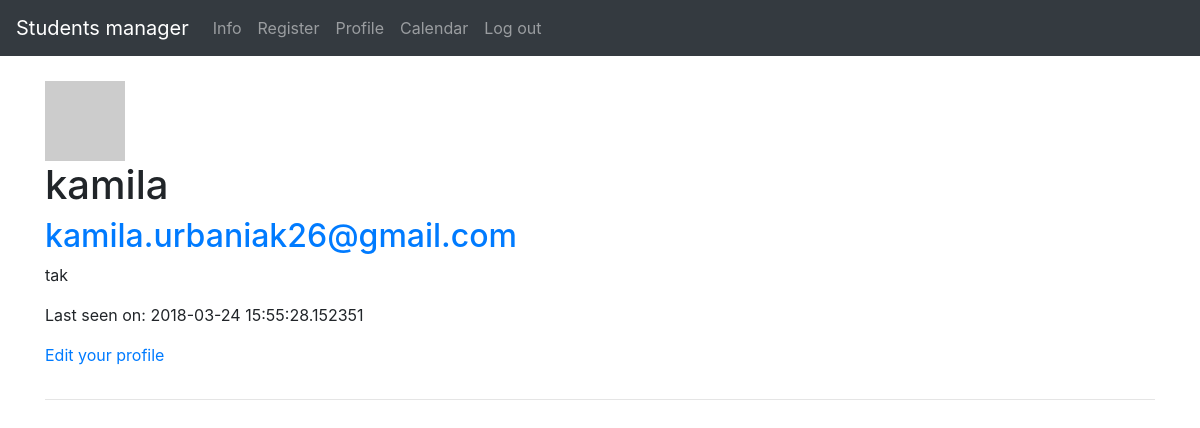
Before: /users/kamila (signed in) with the older database file.
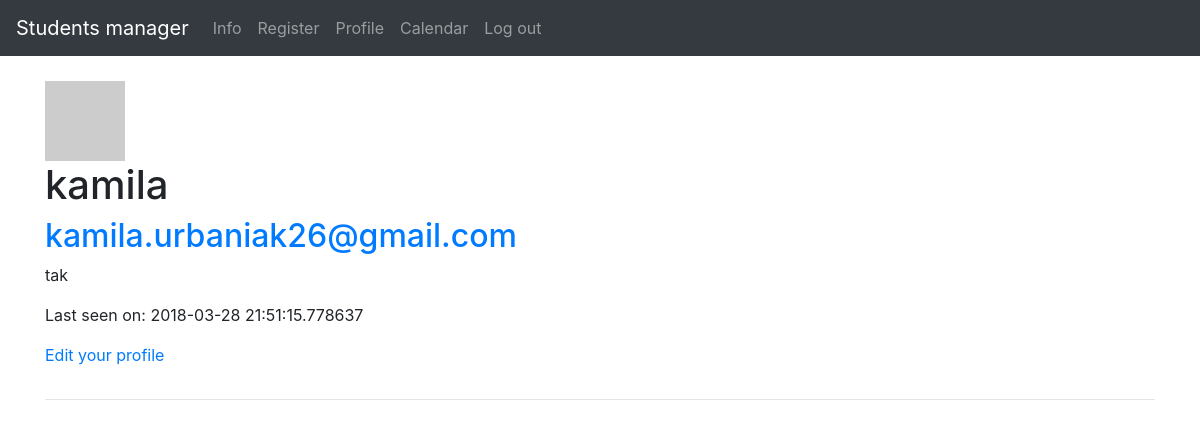
After: the same page with the newer database file.
### models.py (models this page shows, shortened)
class User(db.Model, UserMixin):
    __tablename__ = 'user'
    id = Column(Integer, autoincrement=True, primary_key=True)
    username = Column(String(25), default='', unique=True)
    active = Column(Boolean, default=True)
    email = Column(String(200), unique=True)
    password = Column(String(200), default='')
    admin = Column(Boolean, default=False)
    confirmed = Column(db.Boolean, nullable=False, default=False)
    confirmed_on = Column(db.DateTime, nullable=True)
    password_reset_token = Column(db.String, nullable=True)
    registered_on = Column(db.DateTime, nullable=False)
    about_me = Column(db.String(140))
    last_seen = Column(db.DateTime, default=datetime.utcnow)
    def get_id(self):
        return self.id
    def avatar(self, size):
        digest = md5(self.email.lower().encode('utf-8')).hexdigest()
        return 'https://www.gravatar.com/avatar/{}?d=identicon&s={}'.format(
            digest, size)

### views.py (the view)
@app.route('/users/<string:username>', methods=['GET'])
@login_required
def user(username):
    user = User.query.filter(User.username == username).first()
    return render_template('user/profile.html', user=user)

### views.py (called while the page is built)
@lm.user_loader
def load_user(user_id):
    return User.query.filter(User.id == user_id).first()

@app.before_request
def before_request():
    if current_user.is_authenticated:
        current_user.last_seen = datetime.utcnow()
        db.session.commit()

### templates/user/profile.html
{% extends "_base.html" %}
{% block content %}
    <table>
        <tr valign="top">
            <br>
            <img src="{{ user.avatar(128) }}">
            <h1>{{ user.username }}</h1>
            <h2><a class="u-email" href="mailto:<user.email>">{{ user.email }}</a></h2>
            {% if user.about_me %}<p>{{ user.about_me }}</p>{% endif %}
                {% if user.last_seen %}<p>Last seen on: {{ user.last_seen }}</p>{% endif %}
        {% if user == current_user %}
                <p><a href="/users/{{ current_user.username }}/edit_profile">Edit your profile</a></p>
                {% endif %}
        </tr>
    </table>
    <hr>
{% endblock %}

### templates/_base.html (shortened to what this page needs)
<!doctype html>
<html lang=en>
<head>
  <link rel="stylesheet" href="https://maxcdn.bootstrapcdn.com/bootstrap/4.0.0/css/bootstrap.min.css"
>
</head>
<body>
  <nav class="navbar navbar-expand-md navbar-dark bg-dark">
    <a class="navbar-brand" href="#">Students manager</a>
    <div class="collapse navbar-collapse">
      <ul class="navbar-nav mr-auto">
        <li class="nav-item{% if page_id == 'info' %} active{% endif %}">
          <a class="nav-link" href="{{ url_for('info') }}">Info</a>
        </li>
        <li class="nav-item{% if page_id == 'register' %} active{% endif %}">
          <a class="nav-link" href="{{ url_for('register') }}">Register</a>
        </li>
      <ul class="nav navbar-nav">
          {% if current_user.is_authenticated %}
               <li><a class="nav-link" href="/users/{{current_user.username}}">Profile</a></li>
              <li><a class="nav-link" href="{{ url_for('calendar')}}">Calendar</a></li>
          <li><a class="nav-link" href="{{ url_for('logout')}}">Log out</a></li>
          {% else %}
          <li><a class="nav-link" href="{{ url_for('login')}}">Log in</a></li>
              <li><a class="nav-link" href="{{ url_for('register') }}">Registration</a></li>
        </li>
          {% endif %}
      </ul>
      </ul>
    </div>
  </nav>
  <div class="container">
    <div class="row">
      <div class="col-12">
      </div>
    </div>
    {% block content %}{% endblock %}
  </div>
</body>
</html>

Changed rows visible on the page:
changed User "kamila": last_seen "2018-03-24 15:55:28.152351" → "2018-03-28 21:51:15.778637"
